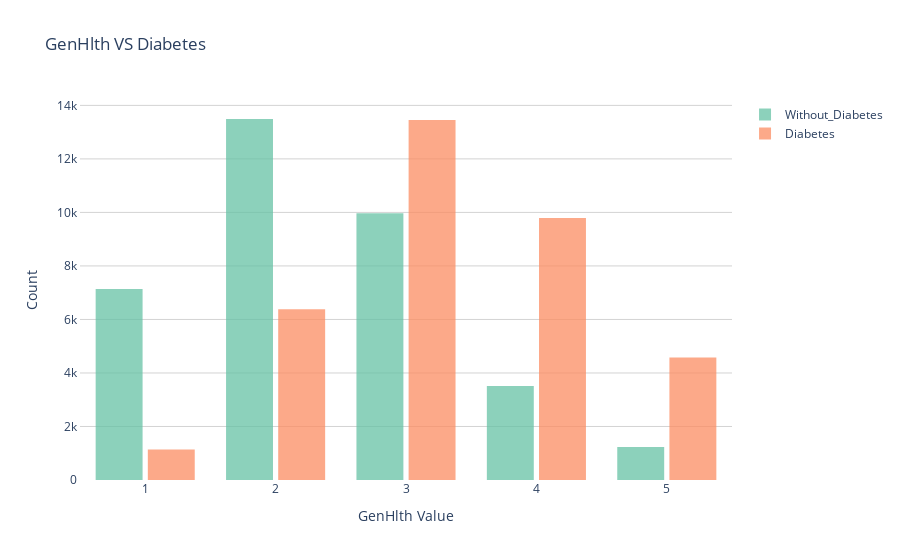

Notebook cell for this chart:
### Code cell
import plotly.graph_objects as go

import numpy as np
temp_color=px.colors.qualitative.Set2
fig = go.Figure()
fig.add_trace(go.Histogram(
    histfunc="count",
    x=x0,
    name='Without_Diabetes', # name used in legend and hover labels
    marker_color=temp_color[0],
    opacity=0.75
))
fig.add_trace(go.Histogram(
    histfunc="count",
    x=x1,
    name='Diabetes',
    marker_color=temp_color[1],
    opacity=0.75
))

fig.update_layout(
    plot_bgcolor = 'rgba(0,0,0,0)',
    title_text='GenHlth VS Diabetes', # title of plot
    xaxis_title_text='GenHlth Value', # xaxis label
    yaxis_title_text='Count', # yaxis label
    bargap=0.2, # gap between bars of adjacent location coordinates
    bargroupgap=0.1 # gap between bars of the same location coordinates
)
fig.update_yaxes(
                 showline=True, linewidth=1, gridcolor='lightgrey',
                 layer='below traces')
fig.show()
fig.write_html("GenHlth.html")

### Figure 1 — Plotly figure (JSON) as saved in the notebook; plotly's stock layout.template omitted (floating-point values rounded to 4 significant figures; data arrays with more than 128 entries replaced by an {"elided": "..."} marker saying what was removed)
{"data": [{"histfunc": "count", "marker": {"color": "rgb(102,194,165)"}, "name": "Without_Diabetes", "opacity": 0.75, "type": "histogram", "x": {"elided": "35346 int values"}}, {"histfunc": "count", "marker": {"color": "rgb(252,141,98)"}, "name": "Diabetes", "opacity": 0.75, "type": "histogram", "x": {"elided": "35346 int values"}}], "layout": {"bargap": 0.2, "bargroupgap": 0.1, "plot_bgcolor": "rgba(0,0,0,0)", "title": {"text": "GenHlth VS Diabetes"}, "xaxis": {"title": {"text": "GenHlth Value"}}, "yaxis": {"gridcolor": "lightgrey", "layer": "below traces", "linewidth": 1, "showline": true, "title": {"text": "Count"}}}}
